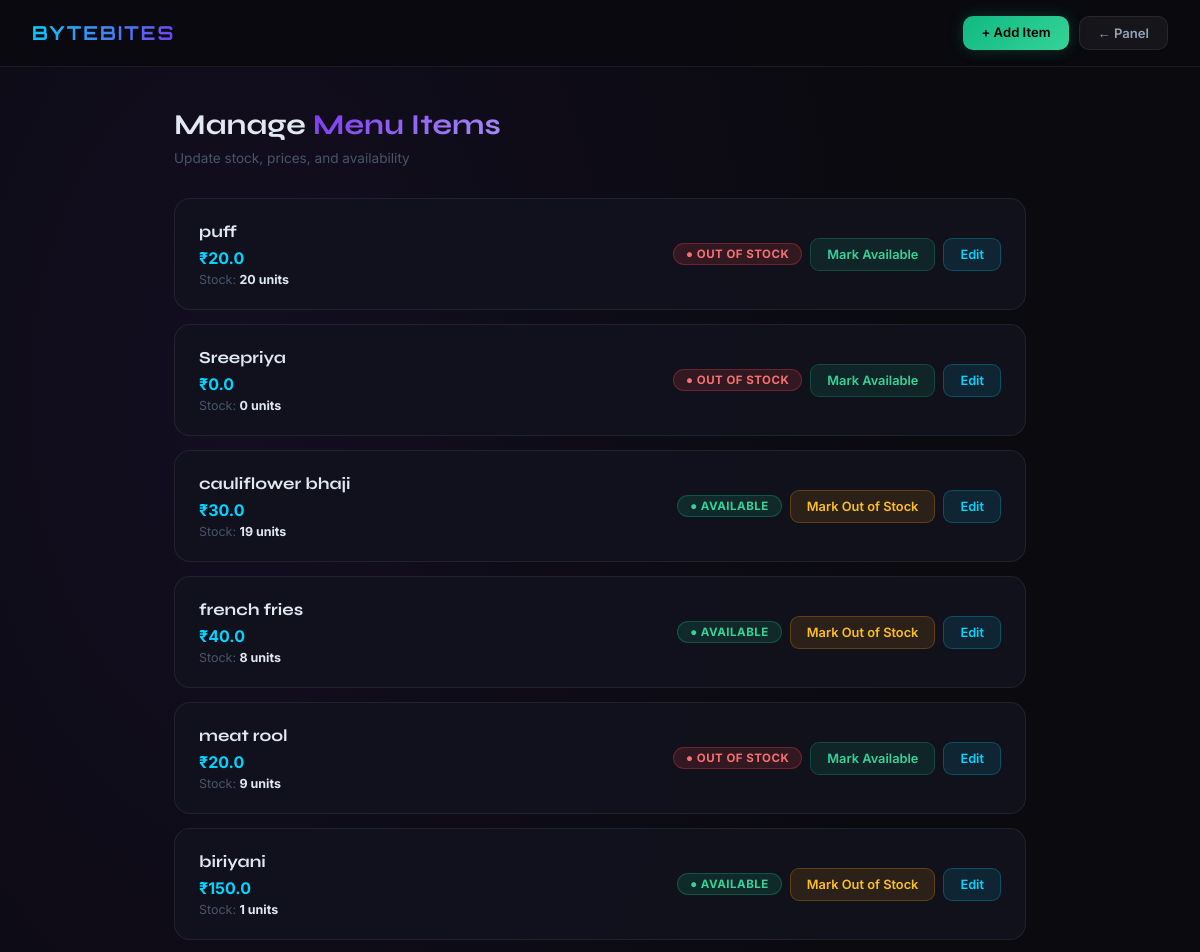
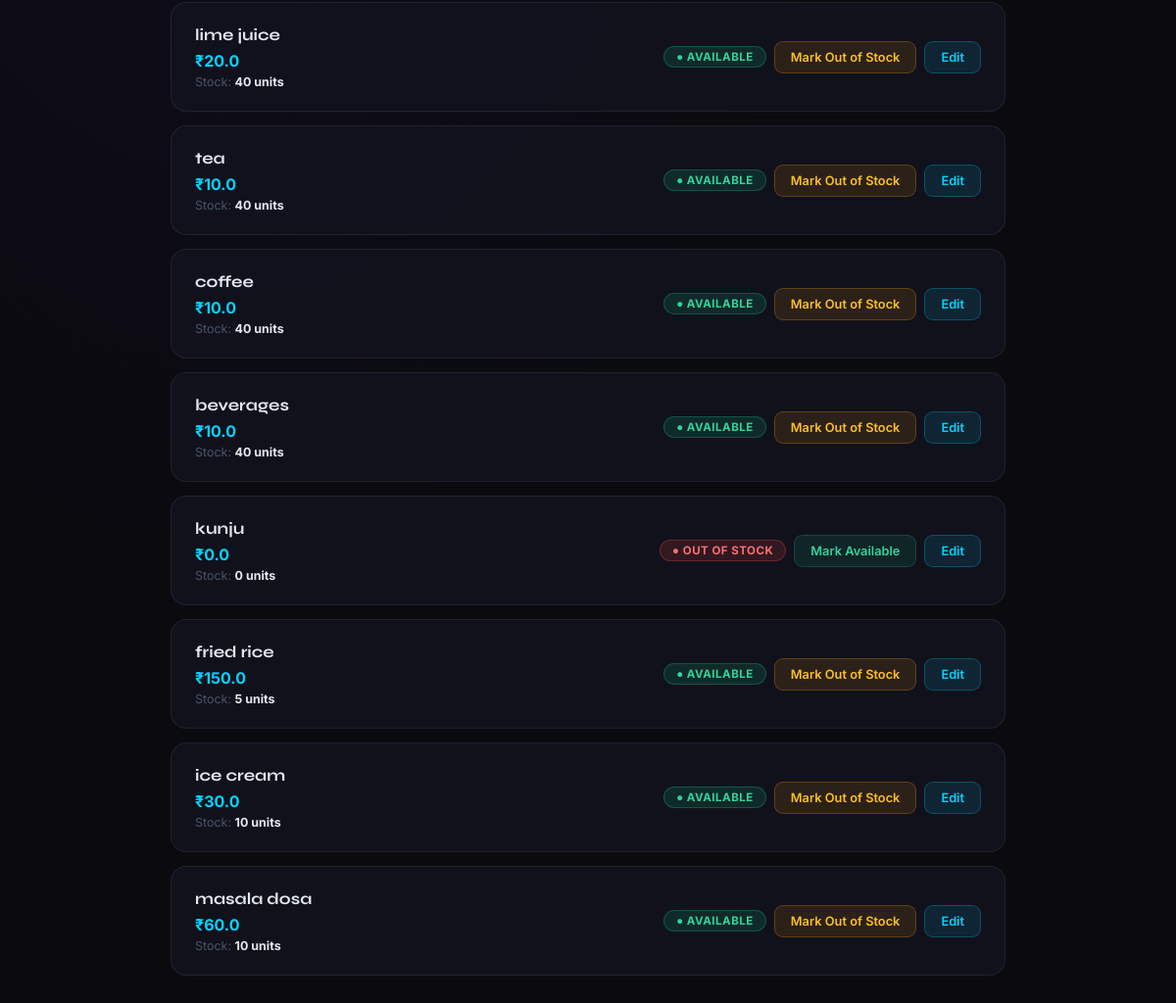
/shopkeeper_dashboard (signed in), run on the app's committed database (2 pictures, top to bottom).
### tables this page shows
CREATE TABLE menu_items (
    id INTEGER PRIMARY KEY AUTOINCREMENT,
    name TEXT NOT NULL,
    price REAL NOT NULL,
    quantity INTEGER NOT NULL,
    available INTEGER NOT NULL DEFAULT 1
);

### app.py (the view)
@app.route("/shopkeeper_dashboard")
def shopkeeper_dashboard():
    if not session.get("shopkeeper"):
        return redirect("/shopkeeper_login")
    conn  = get_db_connection()
    items = db_fetchall(conn, "SELECT * FROM menu_items")
    db_close(conn)
    return render_template("shopkeeper_dashboard.html", items=items)

### app.py (called while the page is built)
def get_db_connection():
    if DATABASE_URL:
        import psycopg2
        import psycopg2.extras
        conn = psycopg2.connect(DATABASE_URL)
        conn.autocommit = False
        return conn
    else:
        import sqlite3
        conn = sqlite3.connect("database.db")
        conn.row_factory = sqlite3.Row
        return conn

def db_fetchall(conn, sql, params=()):
    if DATABASE_URL:
        import psycopg2.extras
        sql = sql.replace("?", "%s")
        cur = conn.cursor(cursor_factory=psycopg2.extras.RealDictCursor)
        cur.execute(sql, params)
        return cur.fetchall()
    else:
        cur = conn.execute(sql, params)
        return cur.fetchall()

def db_close(conn):
    conn.close()

### templates/shopkeeper_dashboard.html (shortened to what this page needs)
<!DOCTYPE html>
<html lang="en">
<head>
</head>
<body>
<nav>
  <span class="logo">BYTEBITES</span>
  <div class="nav-right">
    <a href="/add_item" class="btn-nav btn-add">+ Add Item</a>
    <a href="/shopkeeper_home" class="btn-nav btn-back">← Panel</a>
  </div>
</nav>
<div class="container">
  <h1>Manage <span>Menu Items</span></h1>
  <p class="sub">Update stock, prices, and availability</p>
  {% for item in items %}
  <div class="item-card">
    <div class="item-info">
      <h4>{{ item['name'] }}</h4>
      <div class="item-price">₹{{ item['price'] }}</div>
      <div class="item-stock">Stock: <strong>{{ item['quantity'] }} units</strong></div>
    </div>
    <div class="actions">
      {% if item['available'] == 1 %}
        <span class="badge badge-avail">● Available</span>
        <a href="/update_availability/{{ item['id'] }}/0" class="btn-action btn-warn">Mark Out of Stock</a>
      {% else %}
        <span class="badge badge-out">● Out of Stock</span>
        <a href="/update_availability/{{ item['id'] }}/1" class="btn-action btn-success">Mark Available</a>
      {% endif %}
      <a href="/edit_item/{{ item['id'] }}" class="btn-action btn-info">Edit</a>
    </div>
  </div>
  {% endfor %}
</div>
</body>
</html>

### templates/shopkeeper_dashboard.html (style rules this page uses)
* { margin:0;padding:0;box-sizing:border-box; }
body { min-height:100vh;background:#0a0a0f;color:#e2e8f0;font-family:'Inter',sans-serif;background-image:radial-gradient(ellipse at 20% 20%,rgba(124,58,237,0.08) 0%,transparent 50%); }
nav { background:rgba(10,10,15,0.95);border-bottom:1px solid rgba(255,255,255,0.07);padding:16px 32px;display:flex;align-items:center;justify-content:space-between;position:sticky;top:0;z-index:100;backdrop-filter:blur(20px); }
.logo { font-family:'Orbitron',sans-serif;font-size:1.2rem;font-weight:700;background:linear-gradient(135deg,#00d4ff,#7c3aed);-webkit-background-clip:text;-webkit-text-fill-color:transparent;letter-spacing:2px; }
.nav-right { display:flex;gap:10px; }
.btn-nav { padding:8px 18px;border-radius:10px;font-family:'Inter',sans-serif;font-weight:600;font-size:0.82rem;text-decoration:none;transition:all 0.2s;border:none;cursor:pointer; }
.btn-add { background:linear-gradient(135deg,#10b981,#34d399);color:#000;box-shadow:0 0 15px rgba(16,185,129,0.25); }
.btn-back { background:rgba(255,255,255,0.05);border:1px solid rgba(255,255,255,0.08);color:#94a3b8; }
.container { max-width:900px;margin:0 auto;padding:40px 24px; }
h1 { font-family:'Syne',sans-serif;font-size:1.8rem;margin-bottom:8px; }
h1 span { background:linear-gradient(135deg,#7c3aed,#a78bfa);-webkit-background-clip:text;-webkit-text-fill-color:transparent; }
.sub { color:#475569;font-size:0.85rem;margin-bottom:32px; }
.item-card { background:rgba(18,18,30,0.9);border:1px solid rgba(255,255,255,0.07); border-radius:16px;padding:22px 24px;margin-bottom:14px; display:flex;align-items:center;justify-content:space-between;flex-wrap:wrap;gap:16px; transition:all 0.25s; }
.item-info h4 { font-family:'Syne',sans-serif;font-size:1.05rem;margin-bottom:6px; }
.item-price { color:#00d4ff;font-weight:700;font-size:1rem;margin-bottom:4px; }
.item-stock { color:#475569;font-size:0.78rem; }
.item-stock strong { color:#e2e8f0; }
.badge { display:inline-block;padding:3px 12px;border-radius:20px;font-size:0.72rem;font-weight:700;letter-spacing:0.5px;text-transform:uppercase; }
.badge-avail { background:rgba(16,185,129,0.15);color:#34d399;border:1px solid rgba(16,185,129,0.3); }
.badge-out { background:rgba(239,68,68,0.15);color:#f87171;border:1px solid rgba(239,68,68,0.3); }
.actions { display:flex;gap:8px;flex-wrap:wrap;align-items:center; }
.btn-action { padding:8px 16px;border-radius:9px; font-family:'Inter',sans-serif;font-weight:600;font-size:0.8rem; text-decoration:none;border:none;cursor:pointer;transition:all 0.2s; }
.btn-warn { background:rgba(245,158,11,0.12);color:#fbbf24;border:1px solid rgba(245,158,11,0.25); }
.btn-success { background:rgba(16,185,129,0.12);color:#34d399;border:1px solid rgba(16,185,129,0.25); }
.btn-info { background:rgba(0,212,255,0.1);color:#00d4ff;border:1px solid rgba(0,212,255,0.25); }

### data on the page
menu_items: name "puff", price "20.0", quantity "20"
menu_items: name "Sreepriya", price "0.0", quantity "0"
menu_items: name "cauliflower bhaji", price "30.0", quantity "19"
menu_items: name "french fries", price "40.0", quantity "8"
menu_items: name "meat rool", price "20.0", quantity "9"
menu_items: name "biriyani", price "150.0", quantity "1"
menu_items: name "lime juice", price "20.0", quantity "40"
menu_items: name "tea", price "10.0", quantity "40"
menu_items: name "coffee", price "10.0", quantity "40"
menu_items: name "beverages", price "10.0", quantity "40"
menu_items: name "kunju", price "0.0", quantity "0"
menu_items: name "fried rice", price "150.0", quantity "5"
menu_items: name "ice cream", price "30.0", quantity "10"
menu_items: name "masala dosa", price "60.0", quantity "10"
